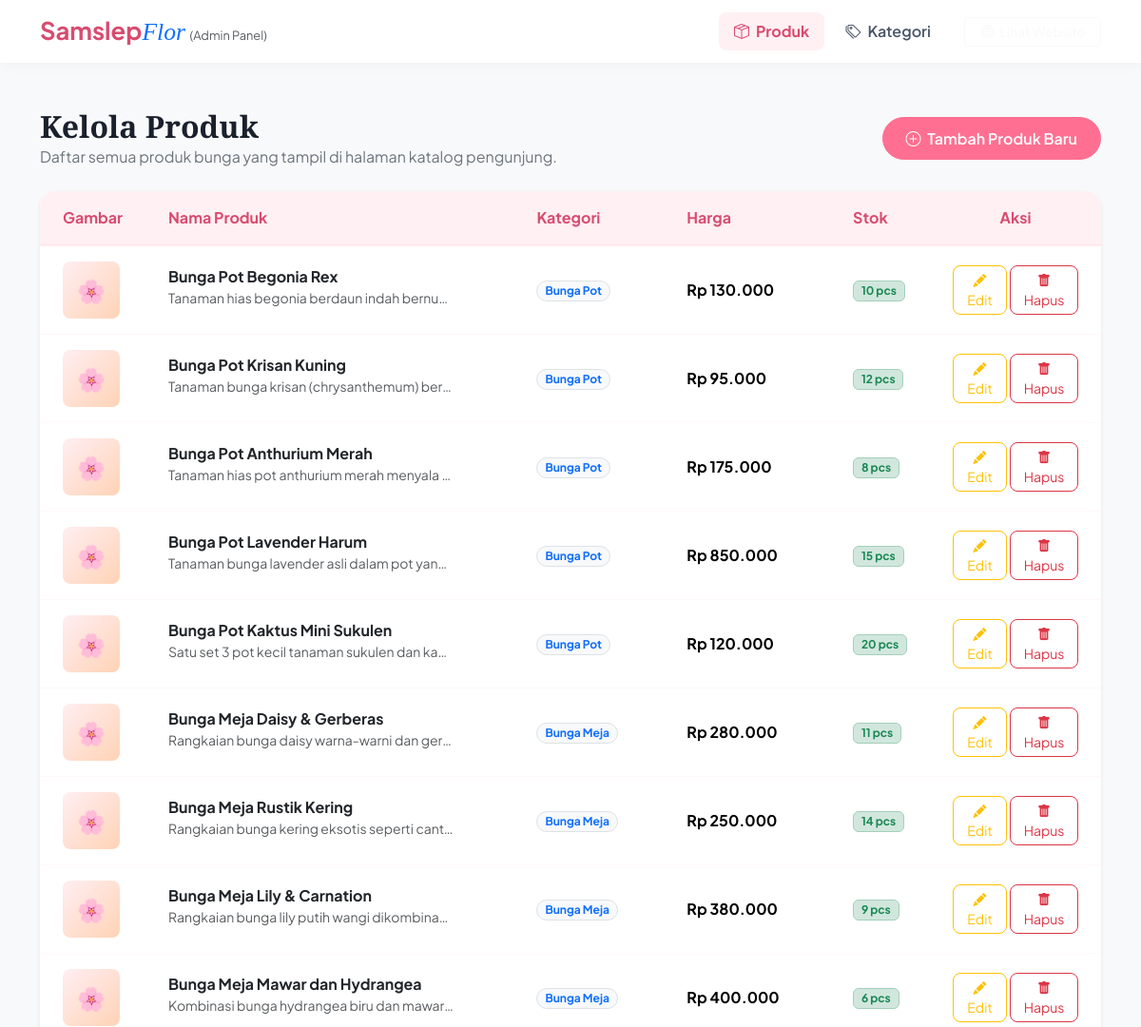
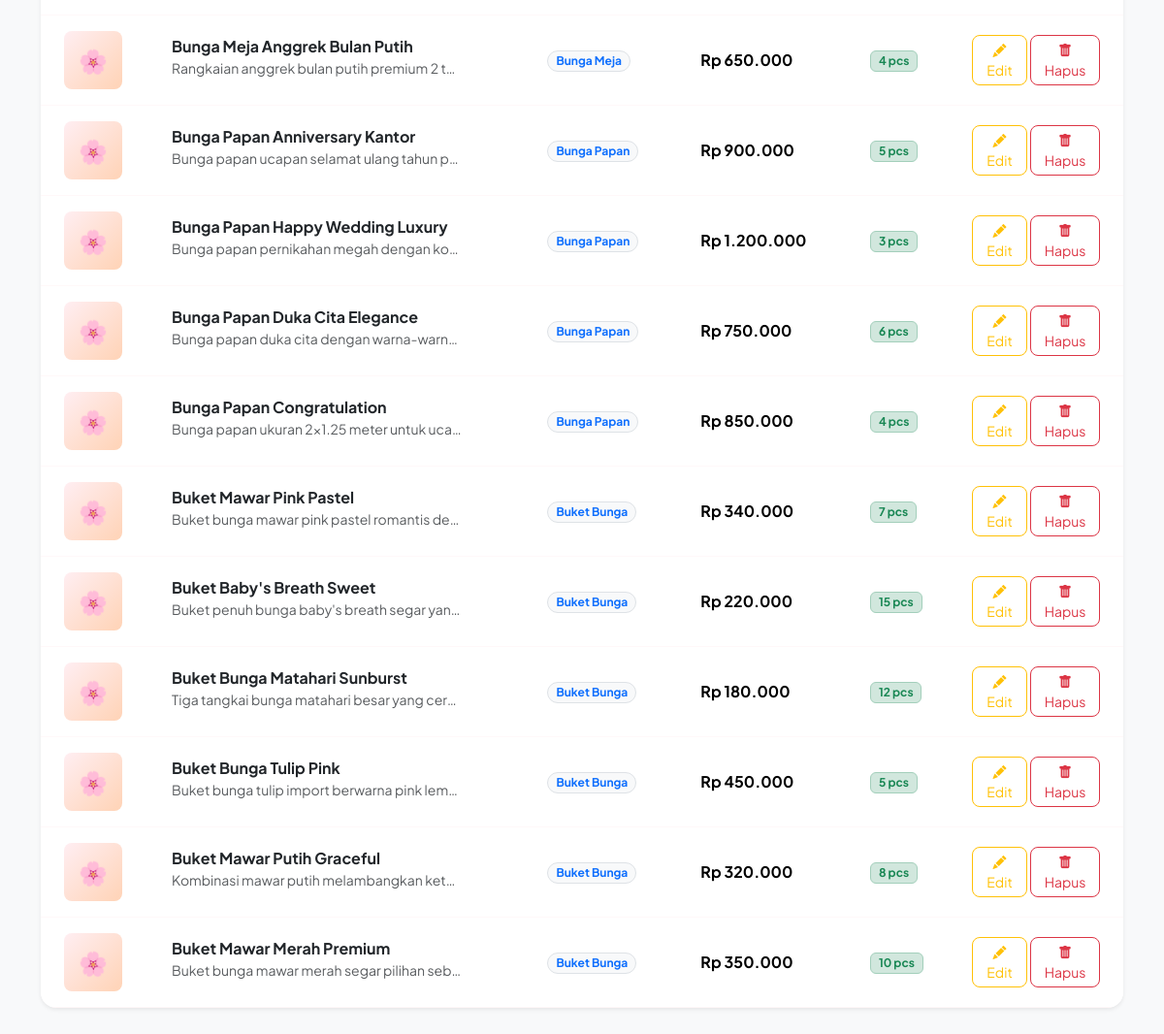
The app's page /admin/index.php with its own data (2 pictures, top to bottom).
### tables this page shows
CREATE TABLE IF NOT EXISTS produk (
    id_produk INT AUTO_INCREMENT PRIMARY KEY,
    id_kategori INT,
    nama_produk VARCHAR(150) NOT NULL,
    deskripsi TEXT NOT NULL,
    harga INT NOT NULL,
    stok INT NOT NULL,
    gambar VARCHAR(255) NOT NULL,
    FOREIGN KEY (id_kategori) REFERENCES kategori(id_kategori) ON DELETE CASCADE
);

CREATE TABLE IF NOT EXISTS kategori (
    id_kategori INT AUTO_INCREMENT PRIMARY KEY,
    nama_kategori VARCHAR(100) NOT NULL
);

### admin/index.php (the view, shortened to what this page needs)
<?php
include 'header.php';
$query_prod = mysqli_query($koneksi, "
    SELECT produk.*, kategori.nama_kategori
    FROM produk
    LEFT JOIN kategori ON produk.id_kategori = kategori.id_kategori
    ORDER BY produk.id_produk DESC
");
?>
<div class="row mb-4 align-items-center">
    <div class="col-md-6">
        <h2 class="display-font fw-bold m-0">Kelola Produk</h2>
        <p class="text-secondary mb-0">Daftar semua produk bunga yang tampil di halaman katalog pengunjung.</p>
    </div>
    <div class="col-md-6 text-md-end mt-3 mt-md-0">
        <a href="tambah_produk.php" class="btn btn-primary">
            <i class="bi bi-plus-circle me-1"></i> Tambah Produk Baru
        </a>
    </div>
</div>
<div class="card border-0 shadow-sm rounded-4 overflow-hidden">
    <div class="table-responsive">
        <table class="table admin-table mb-0 align-middle">
            <thead>
                <tr>
                    <th style="width: 80px;">Gambar</th>
                    <th>Nama Produk</th>
                    <th>Kategori</th>
                    <th>Harga</th>
                    <th style="width: 100px;">Stok</th>
                    <th class="text-center" style="width: 180px;">Aksi</th>
                </tr>
            </thead>
            <tbody>
                <?php
                if (mysqli_num_rows($query_prod) > 0) {
                    while ($prod = mysqli_fetch_assoc($query_prod)) {
                        $gambar = $prod['gambar'];
                        $gambar_path = '../uploads/' . $gambar;
                        ?>
                        <tr>
                            <td>
                                <div class="admin-thumbnail-wrapper">
                                    <?php if (!empty($gambar) && file_exists($gambar_path)): ?>
                                        <img src="<?php echo $gambar_path; ?>" alt="Thumb" class="admin-thumbnail">
                                    <?php else: ?>
                                        <div class="admin-thumbnail-placeholder">🌸</div>
                                    <?php endif; ?>
                                </div>
                            </td>
                            <td>
                                <div class="fw-bold text-dark"><?php echo htmlspecialchars($prod['nama_produk']); ?></div>
                                <small class="text-muted text-truncate d-inline-block" style="max-width: 300px;">
                                    <?php echo htmlspecialchars($prod['deskripsi']); ?>
                                </small>
                            </td>
                            <td>
                                <span class="badge bg-light text-primary border px-2 py-1 rounded-pill">
                                    <?php echo htmlspecialchars($prod['nama_kategori']); ?>
                                </span>
                            </td>
                            <td class="fw-bold text-primary-dark">
                                Rp <?php echo number_format($prod['harga'], 0, ',', '.'); ?>
                            </td>
                            <td>
                                <?php if ($prod['stok'] > 0): ?>
                                    <span class="badge bg-success-subtle text-success border border-success-subtle">
                                        <?php echo $prod['stok']; ?> pcs
                                    </span>
                                <?php else: ?>
                                    <span class="badge bg-danger-subtle text-danger border border-danger-subtle">
                                        Habis
                                    </span>
                                <?php endif; ?>
                            </td>
                            <td class="text-center">
                                <div class="btn-group gap-1">
                                    <a href="edit_produk.php?id=<?php echo $prod['id_produk']; ?>" class="btn btn-sm btn-outline-warning rounded-3" title="Edit">
                                        <i class="bi bi-pencil-fill"></i> Edit
                                    </a>
                                    <button onclick="confirmDelete(<?php echo $prod['id_produk']; ?>, '<?php echo addslashes($prod['nama_produk']); ?>')" class="btn btn-sm btn-outline-danger rounded-3" title="Hapus">
                                        <i class="bi bi-trash-fill"></i> Hapus
                                    </button>
                                </div>
                            </td>
                        </tr>
                        <?php
                    }
                }
                ?>
            </tbody>
        </table>
    </div>
</div>
<?php
include 'footer.php';
?>

### css/style.css (style rules this page uses)
:root { --primary: #ff6f91; --primary-light: #fff0f3; --primary-dark: #d84b6f; --secondary: #4a5568; --dark: #1a202c; --light-bg: #fffbfb; --white: #ffffff; --accent: #ffd3b6; --transition: all 0.3s cubic-bezier(0.4, 0, 0.2, 1); --shadow: 0 10px 30px rgba(255, 111, 145, 0.08); --shadow-hover: 0 20px 40px rgba(255, 111, 145, 0.15); }
body { font-family: 'Plus Jakarta Sans', sans-serif; background-color: var(--light-bg); color: var(--secondary); overflow-x: hidden; }
h1, h2, h3, h4, h5, h6, .display-font { font-family: 'Playfair Display', serif; color: var(--dark); font-weight: 700; }
.btn-primary { background-color: var(--primary); border-color: var(--primary); font-weight: 600; padding: 0.6rem 1.5rem; border-radius: 30px; transition: var(--transition); }
.admin-table { background: var(--white); border-radius: 16px; overflow: hidden; box-shadow: var(--shadow); border: none; }
.admin-table th { background-color: var(--primary-light); color: var(--primary-dark); font-weight: 700; border-bottom: 2px solid rgba(255, 111, 145, 0.1); padding: 1rem 1.5rem; }
.admin-table td { padding: 1rem 1.5rem; vertical-align: middle; border-bottom: 1px solid rgba(255, 111, 145, 0.05); }
.admin-thumbnail-wrapper { width: 60px; height: 60px; border-radius: 8px; overflow: hidden; position: relative; background: var(--primary-light); }
.admin-thumbnail-placeholder { width: 100%; height: 100%; display: flex; align-items: center; justify-content: center; background: linear-gradient(135deg, #ffeef2 0%, #ffd3b6 100%); font-size: 1.5rem; }

### records on screen
produk: nama_produk "Bunga Pot Begonia Rex", deskripsi "Tanaman hias begonia berdaun indah bernu…", id_kategori.nama_kategori "Bunga Pot", harga "130.000", stok "10"
produk: nama_produk "Bunga Pot Krisan Kuning", deskripsi "Tanaman bunga krisan (chrysanthemum) ber…", id_kategori.nama_kategori "Bunga Pot", harga "95.000", stok "12"
produk: nama_produk "Bunga Pot Anthurium Merah", deskripsi "Tanaman hias pot anthurium merah menyala…", id_kategori.nama_kategori "Bunga Pot", harga "175.000", stok "8"
produk: nama_produk "Bunga Pot Lavender Harum", deskripsi "Tanaman bunga lavender asli dalam pot yan…", id_kategori.nama_kategori "Bunga Pot", harga "850.000", stok "15"
produk: nama_produk "Bunga Pot Kaktus Mini Sukulen", deskripsi "Satu set 3 pot kecil tanaman sukulen dan ka…", id_kategori.nama_kategori "Bunga Pot", harga "120.000", stok "20"
produk: nama_produk "Bunga Meja Daisy & Gerberas", deskripsi "Rangkaian bunga daisy warna-warni dan ger…", id_kategori.nama_kategori "Bunga Meja", harga "280.000", stok "11"
produk: nama_produk "Bunga Meja Rustik Kering", deskripsi "Rangkaian bunga kering eksotis seperti cant…", id_kategori.nama_kategori "Bunga Meja", harga "250.000", stok "14"
produk: nama_produk "Bunga Meja Lily & Carnation", deskripsi "Rangkaian bunga lily putih wangi dikombina…", id_kategori.nama_kategori "Bunga Meja", harga "380.000", stok "9"
produk: nama_produk "Bunga Meja Mawar dan Hydrangea", deskripsi "Kombinasi bunga hydrangea biru dan mawar…", id_kategori.nama_kategori "Bunga Meja", harga "400.000", stok "6"
produk: nama_produk "Bunga Meja Anggrek Bulan Putih", deskripsi "Rangkaian anggrek bulan putih premium 2 t…", id_kategori.nama_kategori "Bunga Meja", harga "650.000", stok "4"
produk: nama_produk "Bunga Papan Anniversary Kantor", deskripsi "Bunga papan ucapan selamat ulang tahun p…", id_kategori.nama_kategori "Bunga Papan", harga "900.000", stok "5"
produk: nama_produk "Bunga Papan Happy Wedding Luxury", deskripsi "Bunga papan pernikahan megah dengan ko…", id_kategori.nama_kategori "Bunga Papan", harga "1.200.000", stok "3"
produk: nama_produk "Bunga Papan Duka Cita Elegance", deskripsi "Bunga papan duka cita dengan warna-warn…", id_kategori.nama_kategori "Bunga Papan", harga "750.000", stok "6"
produk: nama_produk "Bunga Papan Congratulation", deskripsi "Bunga papan ukuran 2x1.25 meter untuk uca…", id_kategori.nama_kategori "Bunga Papan", harga "850.000", stok "4"
produk: nama_produk "Buket Mawar Pink Pastel", deskripsi "Buket bunga mawar pink pastel romantis de…", id_kategori.nama_kategori "Buket Bunga", harga "340.000", stok "7"
produk: nama_produk "Buket Baby's Breath Sweet", deskripsi "Buket penuh bunga baby's breath segar yan…", id_kategori.nama_kategori "Buket Bunga", harga "220.000", stok "15"
produk: nama_produk "Buket Bunga Matahari Sunburst", deskripsi "Tiga tangkai bunga matahari besar yang cer…", id_kategori.nama_kategori "Buket Bunga", harga "180.000", stok "12"
produk: nama_produk "Buket Bunga Tulip Pink", deskripsi "Buket bunga tulip import berwarna pink lem…", id_kategori.nama_kategori "Buket Bunga", harga "450.000", stok "5"
produk: nama_produk "Buket Mawar Putih Graceful", deskripsi "Kombinasi mawar putih melambangkan ket…", id_kategori.nama_kategori "Buket Bunga", harga "320.000", stok "8"
produk: nama_produk "Buket Mawar Merah Premium", deskripsi "Buket bunga mawar merah segar pilihan seb…", id_kategori.nama_kategori "Buket Bunga", harga "350.000", stok "10"
